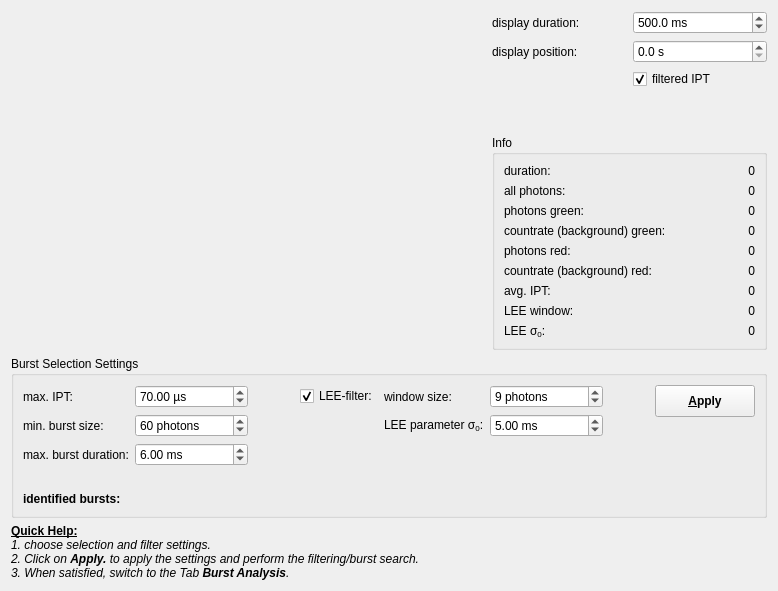
     <widget class="QWidget" name="tabBurstSelection">
      <attribute name="title">
       <string>2. Burst Selection</string>
      </attribute>
      <layout class="QVBoxLayout" name="verticalLayout_2">
       <item>
        <layout class="QHBoxLayout" name="horizontalLayout_7" stretch="1,0">
         <item>
          <widget class="QFPlotter" name="pltTrace" native="true"/>
         </item>
         <item>
          <layout class="QGridLayout" name="gridLayout_2">
           <item row="1" column="1">
            <widget class="QDoubleSpinBox" name="spinDisplayStart">
             <property name="suffix">
              <string> s</string>
             </property>
             <property name="decimals">
              <number>1</number>
             </property>
             <property name="minimum">
              <double>0.000000000000000</double>
             </property>
             <property name="maximum">
              <double>1000000000.000000000000000</double>
             </property>
             <property name="value">
              <double>0.000000000000000</double>
             </property>
            </widget>
           </item>
           <item row="0" column="0">
            <widget class="QLabel" name="label">
             <property name="text">
              <string>display duration:</string>
             </property>
            </widget>
           </item>
           <item row="1" column="0">
            <widget class="QLabel" name="label_2">
             <property name="text">
              <string>display position:</string>
             </property>
            </widget>
           </item>
           <item row="0" column="1">
            <widget class="QDoubleSpinBox" name="spinDisplayLength">
             <property name="suffix">
              <string> ms</string>
             </property>
             <property name="decimals">
              <number>1</number>
             </property>
             <property name="minimum">
              <double>1.000000000000000</double>
             </property>
             <property name="maximum">
              <double>100000000000.000000000000000</double>
             </property>
             <property name="value">
              <double>500.000000000000000</double>
             </property>
            </widget>
           </item>
           <item row="3" column="1">
            <spacer name="verticalSpacer_3">
             <property name="orientation">
              <enum>Qt::Vertical</enum>
             </property>
             <property name="sizeHint" stdset="0">
              <size>
               <width>20</width>
               <height>40</height>
              </size>
             </property>
            </spacer>
           </item>
           <item row="4" column="0" colspan="2">
            <widget class="QGroupBox" name="groupBox_2">
             <property name="minimumSize">
              <size>
               <width>275</width>
               <height>0</height>
              </size>
             </property>
             <property name="title">
              <string>Info</string>
             </property>
             <layout class="QFormLayout" name="formLayout_3">
              <item row="0" column="0">
               <widget class="QLabel" name="label_13">
                <property name="text">
                 <string>duration:</string>
                </property>
               </widget>
              </item>
              <item row="0" column="1">
               <widget class="QLabel" name="labDuration">
                <property name="text">
                 <string>0</string>
                </property>
                <property name="textFormat">
                 <enum>Qt::RichText</enum>
                </property>
                <property name="alignment">
                 <set>Qt::AlignRight|Qt::AlignTrailing|Qt::AlignVCenter</set>
                </property>
                <property name="textInteractionFlags">
                 <set>Qt::LinksAccessibleByMouse|Qt::TextSelectableByKeyboard|Qt::TextSelectableByMouse</set>
                </property>
               </widget>
              </item>
              <item row="1" column="0">
               <widget class="QLabel" name="label_19">
                <property name="text">
                 <string>all photons:</string>
                </property>
               </widget>
              </item>
              <item row="1" column="1">
               <widget class="QLabel" name="labP">
                <property name="text">
                 <string>0</string>
                </property>
                <property name="textFormat">
                 <enum>Qt::RichText</enum>
                </property>
                <property name="alignment">
                 <set>Qt::AlignRight|Qt::AlignTrailing|Qt::AlignVCenter</set>
                </property>
                <property name="textInteractionFlags">
                 <set>Qt::LinksAccessibleByMouse|Qt::TextSelectableByKeyboard|Qt::TextSelectableByMouse</set>
                </property>
               </widget>
              </item>
              <item row="2" column="0">
               <widget class="QLabel" name="label_14">
                <property name="text">
                 <string>photons green:</string>
                </property>
               </widget>
              </item>
              <item row="2" column="1">
               <widget class="QLabel" name="labPGreen">
                <property name="text">
                 <string>0</string>
                </property>
                <property name="textFormat">
                 <enum>Qt::RichText</enum>
                </property>
                <property name="alignment">
                 <set>Qt::AlignRight|Qt::AlignTrailing|Qt::AlignVCenter</set>
                </property>
                <property name="textInteractionFlags">
                 <set>Qt::LinksAccessibleByMouse|Qt::TextSelectableByKeyboard|Qt::TextSelectableByMouse</set>
                </property>
               </widget>
              </item>
              <item row="3" column="0">
               <widget class="QLabel" name="label_20">
                <property name="text">
                 <string>countrate (background) green:</string>
                </property>
               </widget>
              </item>
              <item row="3" column="1">
               <widget class="QLabel" name="labCGreen">
                <property name="text">
                 <string>0</string>
                </property>
                <property name="textFormat">
                 <enum>Qt::RichText</enum>
                </property>
                <property name="alignment">
                 <set>Qt::AlignRight|Qt::AlignTrailing|Qt::AlignVCenter</set>
                </property>
                <property name="textInteractionFlags">
                 <set>Qt::LinksAccessibleByMouse|Qt::TextSelectableByKeyboard|Qt::TextSelectableByMouse</set>
                </property>
               </widget>
              </item>
              <item row="4" column="0">
               <widget class="QLabel" name="label_15">
                <property name="text">
                 <string>photons red:</string>
                </property>
               </widget>
              </item>
              <item row="4" column="1">
               <widget class="QLabel" name="labPRed">
                <property name="text">
                 <string>0</string>
                </property>
                <property name="textFormat">
                 <enum>Qt::RichText</enum>
                </property>
                <property name="alignment">
                 <set>Qt::AlignRight|Qt::AlignTrailing|Qt::AlignVCenter</set>
                </property>
                <property name="textInteractionFlags">
                 <set>Qt::LinksAccessibleByMouse|Qt::TextSelectableByKeyboard|Qt::TextSelectableByMouse</set>
                </property>
               </widget>
              </item>
              <item row="5" column="0">
               <widget class="QLabel" name="label_21">
                <property name="text">
                 <string>countrate (background) red:</string>
                </property>
               </widget>
              </item>
              <item row="5" column="1">
               <widget class="QLabel" name="labCRed">
                <property name="text">
                 <string>0</string>
                </property>
                <property name="textFormat">
                 <enum>Qt::RichText</enum>
                </property>
                <property name="alignment">
                 <set>Qt::AlignRight|Qt::AlignTrailing|Qt::AlignVCenter</set>
                </property>
                <property name="textInteractionFlags">
                 <set>Qt::LinksAccessibleByMouse|Qt::TextSelectableByKeyboard|Qt::TextSelectableByMouse</set>
                </property>
               </widget>
              </item>
              <item row="6" column="0">
               <widget class="QLabel" name="label_18">
                <property name="text">
                 <string>avg. IPT:</string>
                </property>
               </widget>
              </item>
              <item row="6" column="1">
               <widget class="QLabel" name="labAvgIPT">
                <property name="text">
                 <string>0</string>
                </property>
                <property name="textFormat">
                 <enum>Qt::RichText</enum>
                </property>
                <property name="alignment">
                 <set>Qt::AlignRight|Qt::AlignTrailing|Qt::AlignVCenter</set>
                </property>
                <property name="textInteractionFlags">
                 <set>Qt::LinksAccessibleByMouse|Qt::TextSelectableByKeyboard|Qt::TextSelectableByMouse</set>
                </property>
               </widget>
              </item>
              <item row="7" column="0">
               <widget class="QLabel" name="label_16">
                <property name="text">
                 <string>LEE window:</string>
                </property>
               </widget>
              </item>
              <item row="7" column="1">
               <widget class="QLabel" name="labLEEWindow">
                <property name="text">
                 <string>0</string>
                </property>
                <property name="textFormat">
                 <enum>Qt::RichText</enum>
                </property>
                <property name="alignment">
                 <set>Qt::AlignRight|Qt::AlignTrailing|Qt::AlignVCenter</set>
                </property>
                <property name="textInteractionFlags">
                 <set>Qt::LinksAccessibleByMouse|Qt::TextSelectableByKeyboard|Qt::TextSelectableByMouse</set>
                </property>
               </widget>
              </item>
              <item row="8" column="0">
               <widget class="QLabel" name="label_17">
                <property name="text">
                 <string>LEE &amp;sigma;&lt;sub&gt;0&lt;/sub&gt;:</string>
                </property>
               </widget>
              </item>
              <item row="8" column="1">
               <widget class="QLabel" name="labLEESigma0">
                <property name="text">
                 <string>0</string>
                </property>
                <property name="textFormat">
                 <enum>Qt::RichText</enum>
                </property>
                <property name="alignment">
                 <set>Qt::AlignRight|Qt::AlignTrailing|Qt::AlignVCenter</set>
                </property>
                <property name="textInteractionFlags">
                 <set>Qt::LinksAccessibleByMouse|Qt::TextSelectableByKeyboard|Qt::TextSelectableByMouse</set>
                </property>
               </widget>
              </item>
             </layout>
            </widget>
           </item>
           <item row="2" column="1">
            <widget class="QCheckBox" name="chkSHowFilteredIPT">
             <property name="text">
              <string>filtered IPT</string>
             </property>
             <property name="checked">
              <bool>true</bool>
             </property>
            </widget>
           </item>
          </layout>
         </item>
        </layout>
       </item>
       <item>
        <widget class="QGroupBox" name="groupBox">
         <property name="title">
          <string>Burst Selection Settings </string>
         </property>
         <layout class="QGridLayout" name="gridLayout">
          <item row="4" column="0">
           <widget class="QLabel" name="label_22">
            <property name="font">
             <font>
              <weight>75</weight>
              <bold>true</bold>
             </font>
            </property>
            <property name="text">
             <string>identified bursts:</string>
            </property>
           </widget>
          </item>
          <item row="3" column="0">
           <spacer name="verticalSpacer_5">
            <property name="orientation">
             <enum>Qt::Vertical</enum>
            </property>
            <property name="sizeType">
             <enum>QSizePolicy::Fixed</enum>
            </property>
            <property name="sizeHint" stdset="0">
             <size>
              <width>20</width>
              <height>20</height>
             </size>
            </property>
           </spacer>
          </item>
          <item row="4" column="1" colspan="7">
           <widget class="QLabel" name="labBursts">
            <property name="font">
             <font>
              <weight>75</weight>
              <bold>true</bold>
             </font>
            </property>
            <property name="text">
             <string/>
            </property>
            <property name="textFormat">
             <enum>Qt::RichText</enum>
            </property>
           </widget>
          </item>
          <item row="1" column="0">
           <widget class="QLabel" name="label_9">
            <property name="text">
             <string>min. burst size:</string>
            </property>
           </widget>
          </item>
          <item row="1" column="4">
           <widget class="QLabel" name="label_12">
            <property name="text">
             <string>&lt;html&gt;&lt;head/&gt;&lt;body&gt;&lt;p&gt;LEE parameter σ&lt;span style=&quot; vertical-align:sub;&quot;&gt;0&lt;/span&gt;:&lt;/p&gt;&lt;/body&gt;&lt;/html&gt;</string>
            </property>
           </widget>
          </item>
          <item row="2" column="1">
           <widget class="QDoubleSpinBox" name="spinMaxBurstDuration">
            <property name="suffix">
             <string> ms</string>
            </property>
            <property name="minimum">
             <double>0.010000000000000</double>
            </property>
            <property name="maximum">
             <double>100000000.000000000000000</double>
            </property>
            <property name="value">
             <double>6.000000000000000</double>
            </property>
           </widget>
          </item>
          <item row="0" column="0">
           <widget class="QLabel" name="label_8">
            <property name="text">
             <string>max. IPT:</string>
            </property>
           </widget>
          </item>
          <item row="0" column="6">
           <spacer name="horizontalSpacer_10">
            <property name="orientation">
             <enum>Qt::Horizontal</enum>
            </property>
            <property name="sizeType">
             <enum>QSizePolicy::Fixed</enum>
            </property>
            <property name="sizeHint" stdset="0">
             <size>
              <width>40</width>
              <height>20</height>
             </size>
            </property>
           </spacer>
          </item>
          <item row="1" column="5">
           <widget class="QDoubleSpinBox" name="spinLEESigma">
            <property name="suffix">
             <string> ms</string>
            </property>
            <property name="minimum">
             <double>0.010000000000000</double>
            </property>
            <property name="maximum">
             <double>100000000.000000000000000</double>
            </property>
            <property name="value">
             <double>5.000000000000000</double>
            </property>
           </widget>
          </item>
          <item row="0" column="4">
           <widget class="QLabel" name="label_11">
            <property name="text">
             <string>window size:</string>
            </property>
           </widget>
          </item>
          <item row="0" column="1">
           <widget class="QDoubleSpinBox" name="spinMaxIPT">
            <property name="suffix">
             <string> µs</string>
            </property>
            <property name="minimum">
             <double>0.010000000000000</double>
            </property>
            <property name="maximum">
             <double>100000000.000000000000000</double>
            </property>
            <property name="value">
             <double>70.000000000000000</double>
            </property>
           </widget>
          </item>
          <item row="0" column="7" rowspan="3">
           <layout class="QVBoxLayout" name="verticalLayout_3">
            <item>
             <widget class="QPushButton" name="btnApplyBurstSelection">
              <property name="minimumSize">
               <size>
                <width>100</width>
                <height>32</height>
               </size>
              </property>
              <property name="font">
               <font>
                <weight>75</weight>
                <bold>true</bold>
               </font>
              </property>
              <property name="text">
               <string>&amp;Apply</string>
              </property>
              <property name="icon">
               <iconset resource="qfetcspcimporter.qrc">
                <normaloff>:/tcspcimporter/job_done.png</normaloff>:/tcspcimporter/job_done.png</iconset>
              </property>
             </widget>
            </item>
            <item>
             <spacer name="verticalSpacer_4">
              <property name="orientation">
               <enum>Qt::Vertical</enum>
              </property>
              <property name="sizeHint" stdset="0">
               <size>
                <width>20</width>
                <height>40</height>
               </size>
              </property>
             </spacer>
            </item>
           </layout>
          </item>
          <item row="0" column="2">
           <spacer name="horizontalSpacer_9">
            <property name="orientation">
             <enum>Qt::Horizontal</enum>
            </property>
            <property name="sizeType">
             <enum>QSizePolicy::Fixed</enum>
            </property>
            <property name="sizeHint" stdset="0">
             <size>
              <width>40</width>
              <height>20</height>
             </size>
            </property>
           </spacer>
          </item>
          <item row="1" column="1">
           <widget class="QSpinBox" name="spinMinBurstSize">
            <property name="suffix">
             <string> photons</string>
            </property>
            <property name="minimum">
             <number>1</number>
            </property>
            <property name="maximum">
             <number>100000000</number>
            </property>
            <property name="value">
             <number>60</number>
            </property>
           </widget>
          </item>
          <item row="0" column="3">
           <widget class="QCheckBox" name="chkLEE">
            <property name="text">
             <string>LEE-filter:</string>
            </property>
            <property name="checked">
             <bool>true</bool>
            </property>
           </widget>
          </item>
          <item row="0" column="5">
           <widget class="QSpinBox" name="spinLEERange">
            <property name="suffix">
             <string> photons</string>
            </property>
            <property name="minimum">
             <number>2</number>
            </property>
            <property name="maximum">
             <number>100000000</number>
            </property>
            <property name="value">
             <number>9</number>
            </property>
           </widget>
          </item>
          <item row="2" column="0">
           <widget class="QLabel" name="label_10">
            <property name="text">
             <string>max. burst duration:</string>
            </property>
           </widget>
          </item>
         </layout>
        </widget>
       </item>
       <item>
        <widget class="QLabel" name="label_39">
         <property name="text">
          <string>&lt;b&gt;&lt;u&gt;Quick Help:&lt;/u&gt;&lt;/b&gt;&lt;br&gt;&lt;i&gt;1. choose selection and filter settings.&lt;br&gt;
2. Click on &lt;b&gt;&lt;img src=&quot;:/tcspcimporter/job_done.png&quot;&gt; Apply.&lt;/b&gt; to apply the settings and perform the filtering/burst search.&lt;br&gt;
3. When satisfied, switch to the Tab &lt;b&gt;Burst Analysis&lt;/b&gt;.&lt;/i&gt;</string>
         </property>
        </widget>
       </item>
      </layout>
     </widget>
